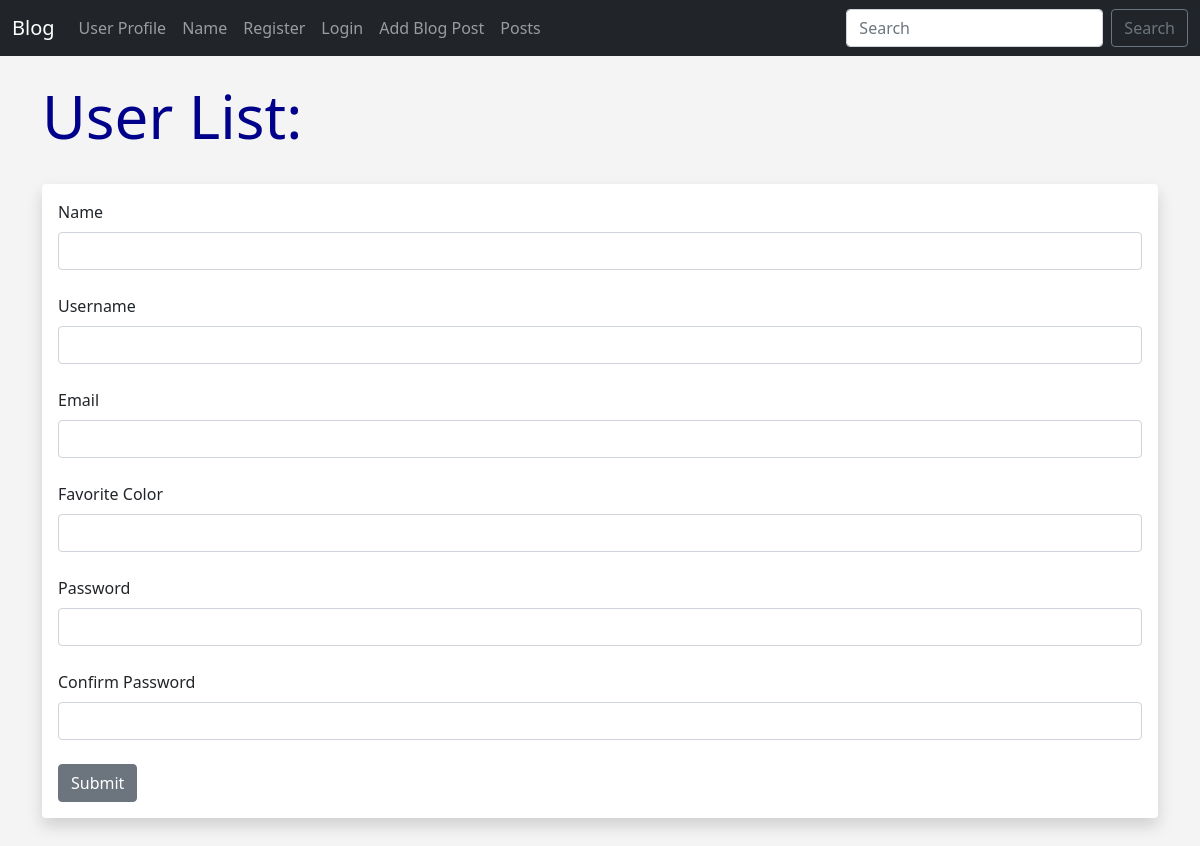
The page /user/add on the database as committed earlier.
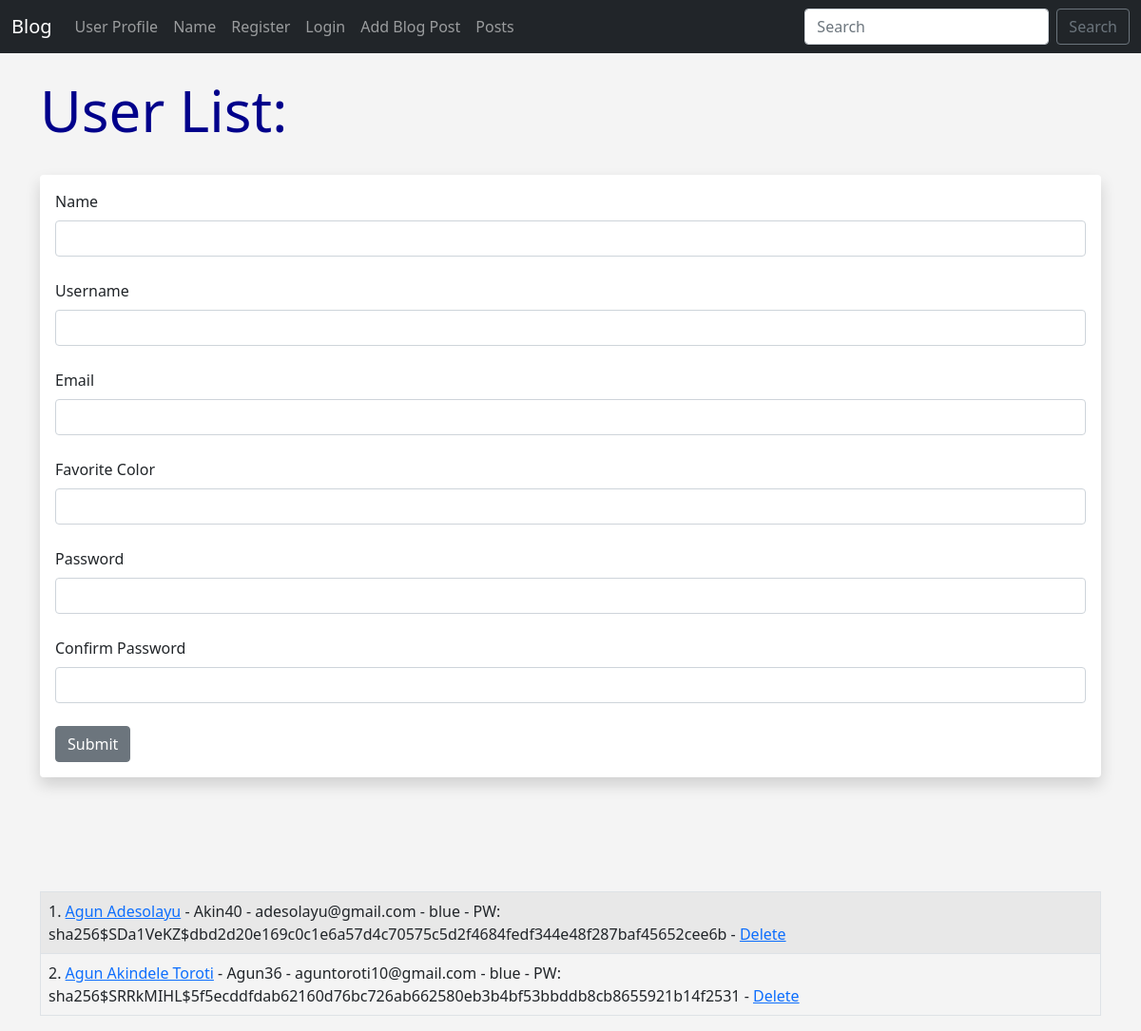
The same page on the database as committed later.
### app.py (models this page shows, shortened)
class Users(db.Model, UserMixin):
	id = db.Column(db.Integer, primary_key=True)
	username = db.Column(db.String(20), nullable=False, unique=True)
	name = db.Column(db.String(200), nullable=False)
	email = db.Column(db.String(120), nullable=False, unique=True)
	favorite_color = db.Column(db.String(120))
	about_author = db.Column(db.Text(), nullable=True)
	date_added = db.Column(db.DateTime, default=datetime.utcnow)
	profile_pic = db.Column(db.String(), nullable=True)
	password_hash = db.Column(db.String(128))
	posts = db.relationship('Posts', backref='poster')
	@property
	def password(self):
		raise AttributeError('password is not a readable attribute!')

### app.py (the view, shortened to what this page needs)
@app.route('/user/add', methods=['GET', 'POST'])
def add_user():
	name = None
	form = UserForm()
	our_users = Users.query.order_by(Users.date_added)
	return render_template("add_user.html",
		form=form,
		name=name,
		our_users=our_users)

### webforms.py
class UserForm(FlaskForm):
	name = StringField("Name", validators=[DataRequired()])
	username = StringField("Username", validators=[DataRequired()])
	email = StringField("Email", validators=[DataRequired()])
	favorite_color = StringField("Favorite Color")
	about_author = TextAreaField("About Author")
	password_hash = PasswordField('Password', validators=[DataRequired(), EqualTo('password_hash2', message='Passwords Must Match!')])
	password_hash2 = PasswordField('Confirm Password', validators=[DataRequired()])
	profile_pic = FileField("Profile Pic")
	submit = SubmitField("Submit")

class SearchForm(FlaskForm):
	searched = StringField("Searched", validators=[DataRequired()])
	submit = SubmitField("Submit")

### app.py (called while the page is built)
@app.context_processor
def base():
	form = SearchForm()
	return dict(form=form)

### templates/add_user.html (shortened to what this page needs)
{% extends 'base.html' %}
{% block content %}
{% if name %}
	<h1>User Added!</h1>
	<br/><br/>
<table class="table table-hover table-bordered table-striped">
{% for our_user in our_users %}
	<tr>
	<td>{{ our_user.id }}. <a href="{{ url_for('update', id=our_user.id)}}">{{ our_user.name }}</a> - {{ our_user.email }} - {{ our_user.favorite_color }} -
		<a href="{{ url_for('delete', id=our_user.id)}}">Delete</a></td>
	</tr>
{% endfor %}
</table>
{% else %}
	<h1>User List:</h1>
	<br/>
<div class="shadow p-3 mb-5 bg-body rounded">
	<form method="POST">
		{{ form.name.label(class="form-label") }}
		{{ form.name(class="form-control") }}
		<br/>
		{{ form.username.label(class="form-label") }}
		{{ form.username(class="form-control") }}
		<br/>
		{{ form.email.label(class="form-label") }}
		{{ form.email(class="form-control") }}
		<br/>
		{{ form.favorite_color.label(class="form-label") }}
		{{ form.favorite_color(class="form-control") }}
		<br/>
		{{ form.password_hash.label(class="form-label") }}
		{{ form.password_hash(class="form-control") }}
		<br/>
		{{ form.password_hash2.label(class="form-label") }}
		{{ form.password_hash2(class="form-control") }}
		<br/>
		{{ form.submit(class="btn btn-secondary") }}
	</form>
</div>
<br/><br/><br/>
<table class="table table-hover table-bordered table-striped">
{% for our_user in our_users %}
	<tr>
	<td>{{ our_user.id }}. <a href="{{ url_for('update', id=our_user.id)}}">{{ our_user.name }}</a> - {{our_user.username }} - {{ our_user.email }} - {{ our_user.favorite_color }} -
	PW: {{ our_user.password_hash }} -
	<a href="{{ url_for('delete', id=our_user.id)}}">Delete</a></td>
	</tr>
{% endfor %}
</table>
{% endif %}
{% endblock %}

### templates/base.html (shortened to what this page needs)
<!doctype html>
<html lang="en">
  <head>
    <link href="https://cdn.jsdelivr.net/npm/bootstrap@5.0.0-beta1/dist/css/bootstrap.min.css" rel="stylesheet">
    <link href="{{ url_for('static', filename='css/style.css') }}" rel="stylesheet">
  </head>
  <body>
  	{% include 'navbar.html' %}
  	<br/>
  	<div class="container">
		{% block content %}
		{% endblock %}
	</div>
  </body>
</html>

### templates/navbar.html (shortened to what this page needs)
<nav class="navbar navbar-expand-lg navbar-dark bg-dark">
  <div class="container-fluid">
    <a class="navbar-brand" href="{{ url_for('index') }}">Blog</a>
    <div class="collapse navbar-collapse" id="navbarSupportedContent">
      <ul class="navbar-nav me-auto mb-2 mb-lg-0">
        <li class="nav-item">
          <a class="nav-link" href="{{ url_for('user', name='Akin')}}">User Profile</a>
        </li>
        <li class="nav-item">
          <a class="nav-link" href="{{ url_for('name')}}">Name</a>
        </li>
        {% if current_user.is_authenticated %}
          <li class="nav-item">
            <a class="nav-link" href="{{ url_for('dashboard')}}">Dashboard</a>
          </li>
          {% if current_user.id == 1 %}
          <li class="nav-item">
            <a class="nav-link" href="{{ url_for('admin')}}">Admin</a>
          </li>
          {% endif %}
          <li class="nav-item">
            <a class="nav-link" href="{{ url_for('logout')}}">Logout</a>
          </li>
        {% else %}
          <li class="nav-item">
            <a class="nav-link" href="{{ url_for('add_user')}}">Register</a>
          </li>
          <li class="nav-item">
            <a class="nav-link" href="{{ url_for('login')}}">Login</a>
          </li>
        {% endif %}
        <li class="nav-item">
          <a class="nav-link" href="{{ url_for('add_post')}}">Add Blog Post</a>
        </li>
         <li class="nav-item">
          <a class="nav-link" href="{{ url_for('posts')}}">Posts</a>
        </li>
      </ul>
      <form method="POST" action="{{ url_for('search')}}" class="d-flex">
        <input class="form-control me-2" type="search" placeholder="Search" aria-label="Search" name="searched">
        <button class="btn btn-outline-secondary" type="submit">Search</button>
      </form>
    </div>
  </div>
</nav>

### static/css/style.css (style rules this page uses)
h1 { color: darkblue; font-size:60px; }
body { background: #f4f4f4; }

Rows that differ between the two databases and show on the page:
added Users: id "1", name "Agun Adesolayu", username "Akin40", email "adesolayu@gmail.com", favorite_color "blue", password_hash "sha256$SDa1VeKZ$dbd2d20e169c0c1e6a57d4c70575c5d2f4684fedf344e48f287baf45652cee6b"
added Users: id "2", name "Agun Akindele Toroti", username "Agun36", email "aguntoroti10@gmail.com", favorite_color "blue", password_hash "sha256$SRRkMIHL$5f5ecddfdab62160d76bc726ab662580eb3b4bf53bbddb8cb8655921b14f2531"
